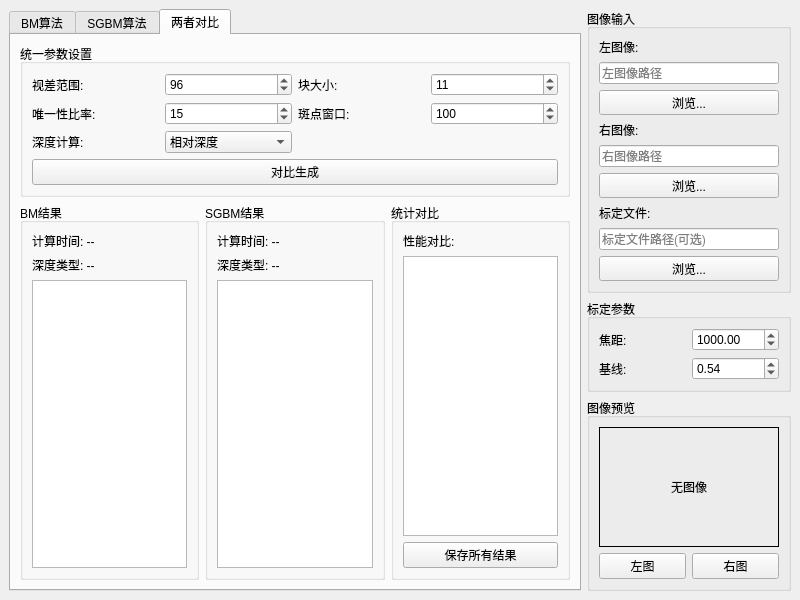
<?xml version="1.0" encoding="UTF-8"?>
<ui version="4.0">
 <class>MainWindow</class>
 <widget class="QMainWindow" name="MainWindow">
  <property name="geometry">
   <rect>
    <x>0</x>
    <y>0</y>
    <width>800</width>
    <height>600</height>
   </rect>
  </property>
  <property name="minimumSize">
   <size>
    <width>800</width>
    <height>600</height>
   </size>
  </property>
  <property name="windowTitle">
   <string>立体视觉深度分析工具</string>
  </property>
  <widget class="QWidget" name="centralwidget">
   <layout class="QHBoxLayout" name="mainLayout">
    <item>
     <widget class="QTabWidget" name="tabWidget">
      <property name="currentIndex">
       <number>2</number>
      </property>
      <widget class="QWidget" name="tab_BM">
       <attribute name="title">
        <string>BM算法</string>
       </attribute>
       <layout class="QVBoxLayout" name="verticalLayout_BM_Tab">
        <item>
         <widget class="QGroupBox" name="groupBox_BM_Params">
          <property name="title">
           <string>BM参数设置</string>
          </property>
          <layout class="QGridLayout" name="gridLayout_BM">
           <item row="4" column="0">
            <widget class="QLabel" name="label_BM_disp12MaxDiff">
             <property name="text">
              <string>视差差异:</string>
             </property>
            </widget>
           </item>
           <item row="0" column="0">
            <widget class="QLabel" name="label_BM_numDisparities">
             <property name="text">
              <string>视差范围:</string>
             </property>
            </widget>
           </item>
           <item row="1" column="2">
            <widget class="QLabel" name="label_BM_uniquenessRatio">
             <property name="text">
              <string>唯一性比率:</string>
             </property>
            </widget>
           </item>
           <item row="2" column="3">
            <widget class="QSpinBox" name="spinBox_BM_speckleRange">
             <property name="minimum">
              <number>0</number>
             </property>
             <property name="maximum">
              <number>100</number>
             </property>
             <property name="value">
              <number>32</number>
             </property>
            </widget>
           </item>
           <item row="8" column="0" colspan="2">
            <widget class="QPushButton" name="pushButton_BM_Generate">
             <property name="text">
              <string>生成BM深度图</string>
             </property>
            </widget>
           </item>
           <item row="7" column="3">
            <widget class="QComboBox" name="comboBox_BM_DepthType">
             <item>
              <property name="text">
               <string>相对深度</string>
              </property>
             </item>
             <item>
              <property name="text">
               <string>绝对深度（手动）</string>
              </property>
             </item>
             <item>
              <property name="text">
               <string>绝对深度（标定）</string>
              </property>
             </item>
            </widget>
           </item>
           <item row="0" column="1">
            <widget class="QSpinBox" name="spinBox_BM_numDisparities">
             <property name="minimum">
              <number>16</number>
             </property>
             <property name="maximum">
              <number>256</number>
             </property>
             <property name="singleStep">
              <number>16</number>
             </property>
             <property name="value">
              <number>96</number>
             </property>
            </widget>
           </item>
           <item row="7" column="1">
            <widget class="QSpinBox" name="spinBox_BM_preFilterSize">
             <property name="minimum">
              <number>5</number>
             </property>
             <property name="maximum">
              <number>255</number>
             </property>
             <property name="value">
              <number>9</number>
             </property>
            </widget>
           </item>
           <item row="2" column="0">
            <widget class="QLabel" name="label_BM_speckleWindowSize">
             <property name="text">
              <string>斑点窗口:</string>
             </property>
            </widget>
           </item>
           <item row="0" column="2">
            <widget class="QLabel" name="label_BM_blockSize">
             <property name="text">
              <string>块大小:</string>
             </property>
            </widget>
           </item>
           <item row="2" column="1">
            <widget class="QSpinBox" name="spinBox_BM_speckleWindowSize">
             <property name="minimum">
              <number>0</number>
             </property>
             <property name="maximum">
              <number>1000</number>
             </property>
             <property name="value">
              <number>100</number>
             </property>
            </widget>
           </item>
           <item row="4" column="1">
            <widget class="QSpinBox" name="spinBox_BM_disp12MaxDiff">
             <property name="minimum">
              <number>-1</number>
             </property>
             <property name="maximum">
              <number>100</number>
             </property>
             <property name="value">
              <number>1</number>
             </property>
            </widget>
           </item>
           <item row="7" column="2">
            <widget class="QLabel" name="label_BM_DepthType">
             <property name="text">
              <string>深度计算:</string>
             </property>
            </widget>
           </item>
           <item row="7" column="0">
            <widget class="QLabel" name="label_BM_preFilterSize">
             <property name="text">
              <string>预处理大小:</string>
             </property>
            </widget>
           </item>
           <item row="0" column="3">
            <widget class="QSpinBox" name="spinBox_BM_blockSize">
             <property name="minimum">
              <number>5</number>
             </property>
             <property name="maximum">
              <number>255</number>
             </property>
             <property name="singleStep">
              <number>2</number>
             </property>
             <property name="value">
              <number>11</number>
             </property>
            </widget>
           </item>
           <item row="8" column="2" colspan="2">
            <widget class="QPushButton" name="pushButton_BM_Save">
             <property name="text">
              <string>保存</string>
             </property>
            </widget>
           </item>
           <item row="1" column="0">
            <widget class="QLabel" name="label_BM_textureThreshold">
             <property name="text">
              <string>纹理阈值:</string>
             </property>
            </widget>
           </item>
           <item row="1" column="1">
            <widget class="QSpinBox" name="spinBox_BM_textureThreshold">
             <property name="minimum">
              <number>0</number>
             </property>
             <property name="maximum">
              <number>100</number>
             </property>
             <property name="value">
              <number>10</number>
             </property>
            </widget>
           </item>
           <item row="4" column="2">
            <widget class="QLabel" name="label_BM_preFilterCap">
             <property name="text">
              <string>预处理截断:</string>
             </property>
            </widget>
           </item>
           <item row="1" column="3">
            <widget class="QSpinBox" name="spinBox_BM_uniquenessRatio">
             <property name="minimum">
              <number>0</number>
             </property>
             <property name="maximum">
              <number>100</number>
             </property>
             <property name="value">
              <number>15</number>
             </property>
            </widget>
           </item>
           <item row="2" column="2">
            <widget class="QLabel" name="label_BM_speckleRange">
             <property name="text">
              <string>斑点范围:</string>
             </property>
            </widget>
           </item>
           <item row="4" column="3">
            <widget class="QSpinBox" name="spinBox_BM_preFilterCap">
             <property name="minimum">
              <number>1</number>
             </property>
             <property name="maximum">
              <number>63</number>
             </property>
             <property name="value">
              <number>31</number>
             </property>
            </widget>
           </item>
          </layout>
         </widget>
        </item>
        <item>
         <widget class="QGroupBox" name="groupBox_BM_Result">
          <property name="title">
           <string>BM深度图结果</string>
          </property>
          <layout class="QVBoxLayout" name="verticalLayout_BM_Result">
           <item>
            <layout class="QHBoxLayout" name="horizontalLayout_BM_Info">
             <item>
              <widget class="QLabel" name="label_BM_Time">
               <property name="text">
                <string>计算时间: --</string>
               </property>
              </widget>
             </item>
             <item>
              <widget class="QLabel" name="label_BM_DepthInfo">
               <property name="text">
                <string>深度类型: --</string>
               </property>
              </widget>
             </item>
             <item>
              <widget class="QLabel" name="label_BM_ImageInfo">
               <property name="text">
                <string>图像尺寸: --</string>
               </property>
              </widget>
             </item>
            </layout>
           </item>
           <item>
            <widget class="QGraphicsView" name="graphicsView_BM">
             <property name="minimumSize">
              <size>
               <width>400</width>
               <height>300</height>
              </size>
             </property>
            </widget>
           </item>
          </layout>
         </widget>
        </item>
       </layout>
      </widget>
      <widget class="QWidget" name="tab_SGBM">
       <attribute name="title">
        <string>SGBM算法</string>
       </attribute>
       <layout class="QVBoxLayout" name="verticalLayout_SGBM_Tab">
        <item>
         <widget class="QGroupBox" name="groupBox_SGBM_Params">
          <property name="title">
           <string>SGBM参数设置</string>
          </property>
          <layout class="QGridLayout" name="gridLayout_SGBM">
           <item row="6" column="0">
            <widget class="QLabel" name="label_SGBM_speckleWindowSize">
             <property name="text">
              <string>斑点窗口:</string>
             </property>
            </widget>
           </item>
           <item row="2" column="1">
            <widget class="QSpinBox" name="spinBox_SGBM_P2">
             <property name="minimum">
              <number>0</number>
             </property>
             <property name="maximum">
              <number>100000</number>
             </property>
             <property name="value">
              <number>4704</number>
             </property>
            </widget>
           </item>
           <item row="7" column="0">
            <widget class="QLabel" name="label_SGBM_preFilterCap">
             <property name="text">
              <string>预处理截断:</string>
             </property>
            </widget>
           </item>
           <item row="4" column="0">
            <widget class="QLabel" name="label_SGBM_uniquenessRatio">
             <property name="text">
              <string>唯一性比率:</string>
             </property>
            </widget>
           </item>
           <item row="2" column="2">
            <widget class="QLabel" name="label_SGBM_disp12MaxDiff">
             <property name="text">
              <string>视差差异:</string>
             </property>
            </widget>
           </item>
           <item row="6" column="1">
            <widget class="QSpinBox" name="spinBox_SGBM_speckleWindowSize">
             <property name="minimum">
              <number>0</number>
             </property>
             <property name="maximum">
              <number>1000</number>
             </property>
             <property name="value">
              <number>100</number>
             </property>
            </widget>
           </item>
           <item row="1" column="0">
            <widget class="QLabel" name="label_SGBM_blockSize">
             <property name="text">
              <string>块大小:</string>
             </property>
            </widget>
           </item>
           <item row="2" column="3">
            <widget class="QSpinBox" name="spinBox_SGBM_disp12MaxDiff">
             <property name="minimum">
              <number>-1</number>
             </property>
             <property name="maximum">
              <number>100</number>
             </property>
             <property name="value">
              <number>1</number>
             </property>
            </widget>
           </item>
           <item row="4" column="1">
            <widget class="QSpinBox" name="spinBox_SGBM_uniquenessRatio">
             <property name="minimum">
              <number>0</number>
             </property>
             <property name="maximum">
              <number>100</number>
             </property>
             <property name="value">
              <number>10</number>
             </property>
            </widget>
           </item>
           <item row="9" column="0" colspan="2">
            <widget class="QPushButton" name="pushButton_SGBM_Generate">
             <property name="text">
              <string>生成SGBM深度图</string>
             </property>
            </widget>
           </item>
           <item row="0" column="2">
            <widget class="QLabel" name="label_SGBM_numDisparities">
             <property name="text">
              <string>视差范围:</string>
             </property>
            </widget>
           </item>
           <item row="7" column="1">
            <widget class="QSpinBox" name="spinBox_SGBM_preFilterCap">
             <property name="minimum">
              <number>0</number>
             </property>
             <property name="maximum">
              <number>100</number>
             </property>
             <property name="value">
              <number>63</number>
             </property>
            </widget>
           </item>
           <item row="2" column="0">
            <widget class="QLabel" name="label_SGBM_P2">
             <property name="text">
              <string>P2参数:</string>
             </property>
            </widget>
           </item>
           <item row="0" column="1">
            <widget class="QSpinBox" name="spinBox_SGBM_minDisparity">
             <property name="minimum">
              <number>-100</number>
             </property>
             <property name="maximum">
              <number>100</number>
             </property>
             <property name="value">
              <number>0</number>
             </property>
            </widget>
           </item>
           <item row="1" column="2">
            <widget class="QLabel" name="label_SGBM_P1">
             <property name="text">
              <string>P1参数:</string>
             </property>
            </widget>
           </item>
           <item row="0" column="0">
            <widget class="QLabel" name="label_SGBM_minDisparity">
             <property name="text">
              <string>最小视差:</string>
             </property>
            </widget>
           </item>
           <item row="1" column="3">
            <widget class="QSpinBox" name="spinBox_SGBM_P1">
             <property name="minimum">
              <number>0</number>
             </property>
             <property name="maximum">
              <number>10000</number>
             </property>
             <property name="value">
              <number>1176</number>
             </property>
            </widget>
           </item>
           <item row="0" column="3">
            <widget class="QSpinBox" name="spinBox_SGBM_numDisparities">
             <property name="minimum">
              <number>16</number>
             </property>
             <property name="maximum">
              <number>256</number>
             </property>
             <property name="singleStep">
              <number>16</number>
             </property>
             <property name="value">
              <number>96</number>
             </property>
            </widget>
           </item>
           <item row="1" column="1">
            <widget class="QSpinBox" name="spinBox_SGBM_blockSize">
             <property name="minimum">
              <number>3</number>
             </property>
             <property name="maximum">
              <number>11</number>
             </property>
             <property name="value">
              <number>7</number>
             </property>
            </widget>
           </item>
           <item row="9" column="2" colspan="2">
            <widget class="QPushButton" name="pushButton_SGBM_Save">
             <property name="text">
              <string>保存</string>
             </property>
            </widget>
           </item>
           <item row="4" column="2">
            <widget class="QLabel" name="label_SGBM_speckleRange">
             <property name="text">
              <string>斑点范围:</string>
             </property>
            </widget>
           </item>
           <item row="4" column="3">
            <widget class="QSpinBox" name="spinBox_SGBM_speckleRange">
             <property name="minimum">
              <number>0</number>
             </property>
             <property name="maximum">
              <number>100</number>
             </property>
             <property name="value">
              <number>32</number>
             </property>
            </widget>
           </item>
           <item row="6" column="3">
            <widget class="QComboBox" name="comboBox_SGBM_mode">
             <item>
              <property name="text">
               <string>SGBM</string>
              </property>
             </item>
             <item>
              <property name="text">
               <string>SGBM 3WAY</string>
              </property>
             </item>
             <item>
              <property name="text">
               <string>HH</string>
              </property>
             </item>
            </widget>
           </item>
           <item row="6" column="2">
            <widget class="QLabel" name="label_SGBM_mode">
             <property name="text">
              <string>算法模式:</string>
             </property>
            </widget>
           </item>
           <item row="7" column="2">
            <widget class="QLabel" name="label_SGBM_DepthType">
             <property name="text">
              <string>深度计算:</string>
             </property>
            </widget>
           </item>
           <item row="7" column="3">
            <widget class="QComboBox" name="comboBox_SGBM_DepthType">
             <item>
              <property name="text">
               <string>相对深度</string>
              </property>
             </item>
             <item>
              <property name="text">
               <string>绝对深度（手动）</string>
              </property>
             </item>
             <item>
              <property name="text">
               <string>绝对深度（标定）</string>
              </property>
             </item>
            </widget>
           </item>
          </layout>
         </widget>
        </item>
        <item>
         <widget class="QGroupBox" name="groupBox_SGBM_Result">
          <property name="title">
           <string>SGBM深度图结果</string>
          </property>
          <layout class="QVBoxLayout" name="verticalLayout_SGBM_Result">
           <item>
            <layout class="QHBoxLayout" name="horizontalLayout_SGBM_Info">
             <item>
              <widget class="QLabel" name="label_SGBM_Time">
               <property name="text">
                <string>计算时间: --</string>
               </property>
              </widget>
             </item>
             <item>
              <widget class="QLabel" name="label_SGBM_DepthInfo">
               <property name="text">
                <string>深度类型: --</string>
               </property>
              </widget>
             </item>
             <item>
              <widget class="QLabel" name="label_SGBM_ImageInfo">
               <property name="text">
                <string>图像尺寸: --</string>
               </property>
              </widget>
             </item>
            </layout>
           </item>
           <item>
            <widget class="QGraphicsView" name="graphicsView_SGBM">
             <property name="minimumSize">
              <size>
               <width>400</width>
               <height>300</height>
              </size>
             </property>
            </widget>
           </item>
          </layout>
         </widget>
        </item>
       </layout>
      </widget>
      <widget class="QWidget" name="tab_Compare">
       <attribute name="title">
        <string>两者对比</string>
       </attribute>
       <layout class="QVBoxLayout" name="tabCompare_Layout">
        <item>
         <widget class="QGroupBox" name="groupBox_Compare_Params">
          <property name="title">
           <string>统一参数设置</string>
          </property>
          <layout class="QGridLayout" name="gridLayout_Compare">
           <item row="1" column="0">
            <widget class="QLabel" name="label_Compare_uniquenessRatio">
             <property name="text">
              <string>唯一性比率:</string>
             </property>
            </widget>
           </item>
           <item row="0" column="0">
            <widget class="QLabel" name="label_Compare_numDisparities">
             <property name="text">
              <string>视差范围:</string>
             </property>
            </widget>
           </item>
           <item row="0" column="1">
            <widget class="QSpinBox" name="spinBox_Compare_numDisparities">
             <property name="minimum">
              <number>16</number>
             </property>
             <property name="maximum">
              <number>256</number>
             </property>
             <property name="singleStep">
              <number>16</number>
             </property>
             <property name="value">
              <number>96</number>
             </property>
            </widget>
           </item>
           <item row="0" column="3">
            <widget class="QSpinBox" name="spinBox_Compare_blockSize">
             <property name="minimum">
              <number>5</number>
             </property>
             <property name="maximum">
              <number>255</number>
             </property>
             <property name="singleStep">
              <number>2</number>
             </property>
             <property name="value">
              <number>11</number>
             </property>
            </widget>
           </item>
           <item row="2" column="0">
            <widget class="QLabel" name="label_Compare_DepthType">
             <property name="text">
              <string>深度计算:</string>
             </property>
            </widget>
           </item>
           <item row="1" column="2">
            <widget class="QLabel" name="label_Compare_speckleWindowSize">
             <property name="text">
              <string>斑点窗口:</string>
             </property>
            </widget>
           </item>
           <item row="1" column="1">
            <widget class="QSpinBox" name="spinBox_Compare_uniquenessRatio">
             <property name="minimum">
              <number>0</number>
             </property>
             <property name="maximum">
              <number>100</number>
             </property>
             <property name="value">
              <number>15</number>
             </property>
            </widget>
           </item>
           <item row="2" column="1">
            <widget class="QComboBox" name="comboBox_Compare_DepthType">
             <item>
              <property name="text">
               <string>相对深度</string>
              </property>
             </item>
             <item>
              <property name="text">
               <string>绝对深度（手动）</string>
              </property>
             </item>
             <item>
              <property name="text">
               <string>绝对深度（标定）</string>
              </property>
             </item>
            </widget>
           </item>
           <item row="0" column="2">
            <widget class="QLabel" name="label_Compare_blockSize">
             <property name="text">
              <string>块大小:</string>
             </property>
            </widget>
           </item>
           <item row="3" column="0" colspan="4">
            <widget class="QPushButton" name="pushButton_Compare_Generate">
             <property name="text">
              <string>对比生成</string>
             </property>
            </widget>
           </item>
           <item row="1" column="3">
            <widget class="QSpinBox" name="spinBox_Compare_speckleWindowSize">
             <property name="minimum">
              <number>0</number>
             </property>
             <property name="maximum">
              <number>1000</number>
             </property>
             <property name="value">
              <number>100</number>
             </property>
            </widget>
           </item>
          </layout>
         </widget>
        </item>
        <item>
         <layout class="QHBoxLayout" name="horizontalLayout_Compare">
          <item>
           <widget class="QGroupBox" name="groupBox_Compare_BM">
            <property name="title">
             <string>BM结果</string>
            </property>
            <layout class="QVBoxLayout" name="verticalLayout_Compare_BM">
             <item>
              <widget class="QLabel" name="label_Compare_BM_Time">
               <property name="text">
                <string>计算时间: --</string>
               </property>
              </widget>
             </item>
             <item>
              <widget class="QLabel" name="label_Compare_BM_Info">
               <property name="text">
                <string>深度类型: --</string>
               </property>
              </widget>
             </item>
             <item>
              <widget class="QGraphicsView" name="graphicsView_Compare_BM">
               <property name="mouseTracking">
                <bool>false</bool>
               </property>
              </widget>
             </item>
            </layout>
           </widget>
          </item>
          <item>
           <widget class="QGroupBox" name="groupBox_Compare_SGBM">
            <property name="title">
             <string>SGBM结果</string>
            </property>
            <layout class="QVBoxLayout" name="verticalLayout_Compare_SGBM">
             <item>
              <widget class="QLabel" name="label_Compare_SGBM_Time">
               <property name="text">
                <string>计算时间: --</string>
               </property>
              </widget>
             </item>
             <item>
              <widget class="QLabel" name="label_Compare_SGBM_Info">
               <property name="text">
                <string>深度类型: --</string>
               </property>
              </widget>
             </item>
             <item>
              <widget class="QGraphicsView" name="graphicsView_Compare_SGBM"/>
             </item>
            </layout>
           </widget>
          </item>
          <item>
           <widget class="QGroupBox" name="groupBox_Compare_Stats">
            <property name="title">
             <string>统计对比</string>
            </property>
            <layout class="QVBoxLayout" name="verticalLayout_Compare_Stats">
             <item>
              <widget class="QLabel" name="label_Compare_Stats">
               <property name="text">
                <string>性能对比:</string>
               </property>
              </widget>
             </item>
             <item>
              <widget class="QTextEdit" name="textEdit_Compare_Stats">
               <property name="readOnly">
                <bool>true</bool>
               </property>
              </widget>
             </item>
             <item>
              <widget class="QPushButton" name="pushButton_Compare_SaveAll">
               <property name="text">
                <string>保存所有结果</string>
               </property>
              </widget>
             </item>
            </layout>
           </widget>
          </item>
         </layout>
        </item>
       </layout>
      </widget>
     </widget>
    </item>
    <item>
     <layout class="QVBoxLayout" name="verticalLayout_Sidebar">
      <item>
       <widget class="QGroupBox" name="groupBox_ImageInput">
        <property name="title">
         <string>图像输入</string>
        </property>
        <layout class="QVBoxLayout" name="verticalLayout_Input">
         <item>
          <widget class="QLabel" name="label_LeftImage">
           <property name="text">
            <string>左图像:</string>
           </property>
          </widget>
         </item>
         <item>
          <widget class="QLineEdit" name="lineEdit_LeftImage">
           <property name="placeholderText">
            <string>左图像路径</string>
           </property>
          </widget>
         </item>
         <item>
          <widget class="QPushButton" name="pushButton_LoadLeft">
           <property name="text">
            <string>浏览...</string>
           </property>
          </widget>
         </item>
         <item>
          <widget class="QLabel" name="label_RightImage">
           <property name="text">
            <string>右图像:</string>
           </property>
          </widget>
         </item>
         <item>
          <widget class="QLineEdit" name="lineEdit_RightImage">
           <property name="placeholderText">
            <string>右图像路径</string>
           </property>
          </widget>
         </item>
         <item>
          <widget class="QPushButton" name="pushButton_LoadRight">
           <property name="text">
            <string>浏览...</string>
           </property>
          </widget>
         </item>
         <item>
          <widget class="QLabel" name="label_CalibFile">
           <property name="text">
            <string>标定文件:</string>
           </property>
          </widget>
         </item>
         <item>
          <widget class="QLineEdit" name="lineEdit_CalibFile">
           <property name="placeholderText">
            <string>标定文件路径(可选)</string>
           </property>
          </widget>
         </item>
         <item>
          <widget class="QPushButton" name="pushButton_LoadCalib">
           <property name="text">
            <string>浏览...</string>
           </property>
          </widget>
         </item>
        </layout>
       </widget>
      </item>
      <item>
       <widget class="QGroupBox" name="groupBox_Calibration">
        <property name="title">
         <string>标定参数</string>
        </property>
        <layout class="QGridLayout" name="gridLayout_Calib">
         <item row="0" column="0">
          <widget class="QLabel" name="label_FocalLength">
           <property name="text">
            <string>焦距:</string>
           </property>
          </widget>
         </item>
         <item row="0" column="1">
          <widget class="QDoubleSpinBox" name="doubleSpinBox_FocalLength">
           <property name="minimum">
            <double>100.000000000000000</double>
           </property>
           <property name="maximum">
            <double>10000.000000000000000</double>
           </property>
           <property name="value">
            <double>1000.000000000000000</double>
           </property>
          </widget>
         </item>
         <item row="1" column="0">
          <widget class="QLabel" name="label_Baseline">
           <property name="text">
            <string>基线:</string>
           </property>
          </widget>
         </item>
         <item row="1" column="1">
          <widget class="QDoubleSpinBox" name="doubleSpinBox_Baseline">
           <property name="minimum">
            <double>0.010000000000000</double>
           </property>
           <property name="maximum">
            <double>10.000000000000000</double>
           </property>
           <property name="singleStep">
            <double>0.010000000000000</double>
           </property>
           <property name="value">
            <double>0.540000000000000</double>
           </property>
          </widget>
         </item>
        </layout>
       </widget>
      </item>
      <item>
       <widget class="QGroupBox" name="groupBox_Preview">
        <property name="title">
         <string>图像预览</string>
        </property>
        <layout class="QVBoxLayout" name="verticalLayout_Preview">
         <item>
          <widget class="QLabel" name="label_Preview">
           <property name="minimumSize">
            <size>
             <width>180</width>
             <height>120</height>
            </size>
           </property>
           <property name="frameShape">
            <enum>QFrame::Shape::Box</enum>
           </property>
           <property name="text">
            <string>无图像</string>
           </property>
           <property name="alignment">
            <set>Qt::AlignmentFlag::AlignCenter</set>
           </property>
          </widget>
         </item>
         <item>
          <layout class="QHBoxLayout" name="horizontalLayout_Preview">
           <item>
            <widget class="QPushButton" name="pushButton_ShowLeft">
             <property name="text">
              <string>左图</string>
             </property>
            </widget>
           </item>
           <item>
            <widget class="QPushButton" name="pushButton_ShowRight">
             <property name="text">
              <string>右图</string>
             </property>
            </widget>
           </item>
          </layout>
         </item>
        </layout>
       </widget>
      </item>
     </layout>
    </item>
   </layout>
  </widget>
 </widget>
 <resources/>
 <connections/>
</ui>
